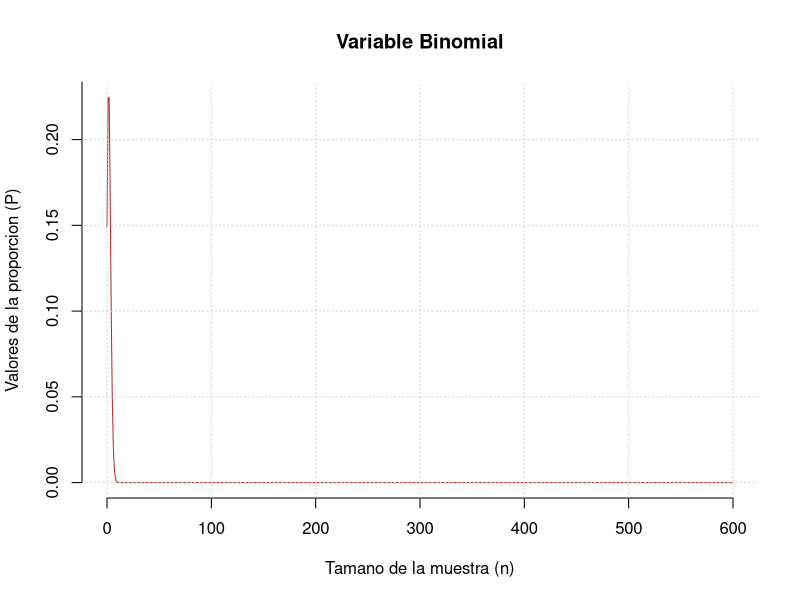
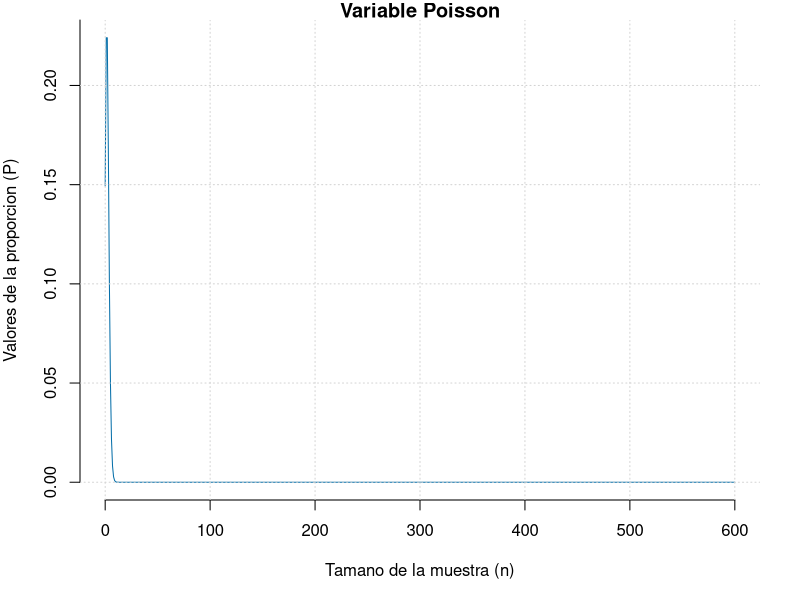
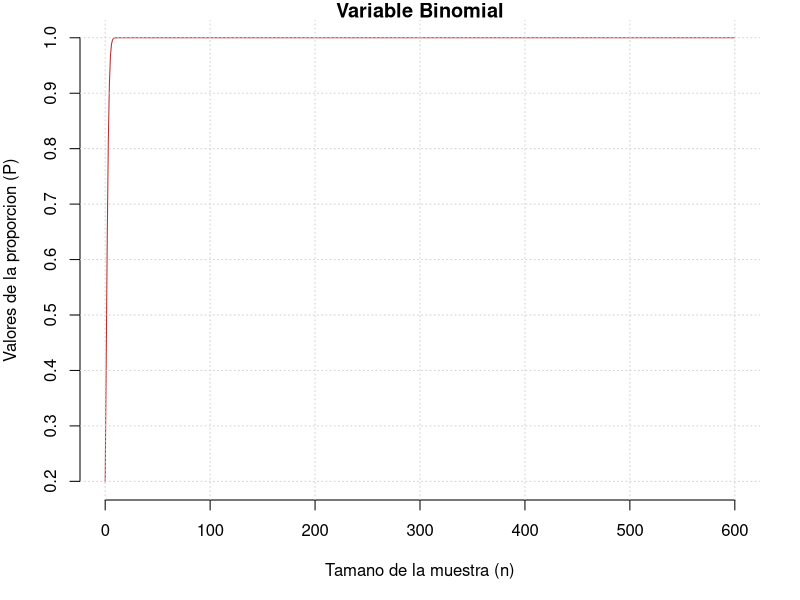
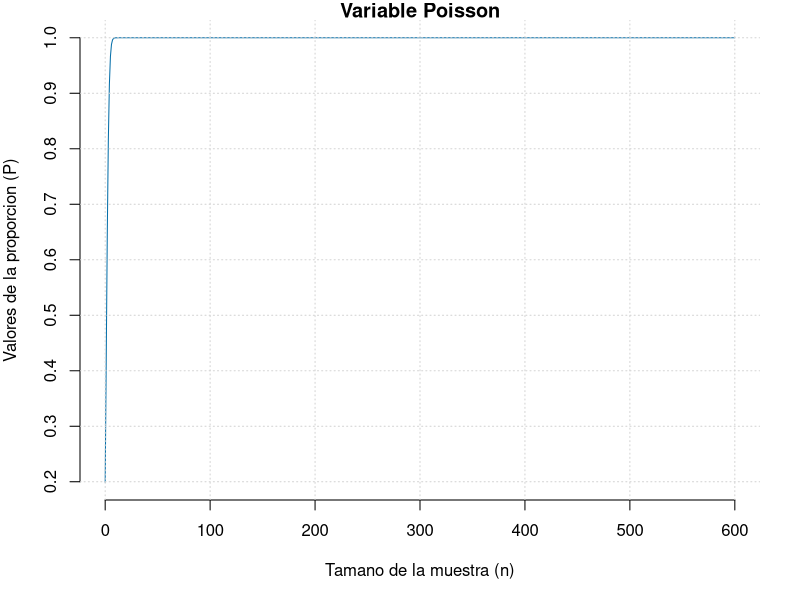

The R source for these figures, in order:
# ------------ Ejercicio a ------------ #
#Muestra
n <- 600

# Probabilidad de personas 
# con daltonismo
p <- 0.005

# En este caso, lambda = np
lambda <- n * p

# Valores para x buscando P(X = x)
print("Ejercicio 2. a)")
for (x in 0:10) {
    print(paste0("Binomial: P(X=", x, ") = ",
    	dbinom(x, n, p, log = FALSE)))

    print(paste0("Poisson: P(X=", x, ") = ",
    	dpois(x, lambda)))

    print(paste0("Diferencia: ",
    	abs(dbinom(x, n, p, log = FALSE) - dpois(x, lambda))))
}
cat("\n")
# ------------------------------------- #

# ------------ Ejercicio c ------------ #
# Muestra
n <- 600

# Probabilidad de personas 
# con daltonismo
p <- 0.005

# En este caso, lambda = np
lambda <- n * p

# Valores para x buscando P(X = x)
print("Ejercicio 2. c)")
for (x in 0:10) {
    print(paste0("Binomial: P(X=", x, ") = ",
    	pbinom(x, n, p, log = FALSE)))

    print(paste0("Poisson: P(X<=", x, ") = ",
    	ppois(x, lambda)))
}
cat("\n")
# ------------------------------------- #

# ------------ Ejercicio e ------------ #
x <- seq(0, 600, 1)

ps <- matrix(NA, nrow = 2, ncol = length(x))

for(i in 1:length(x)) {
    ps[1, i] <- dbinom(i, n, p)
}
for(i in 1:length(x)) {
    ps[2, i] <- dpois(i, lambda)
}

colors <- c("#b82c2c", "#066fa9")

# --- Grafica Binomial --- #
plot(x = x, y = ps[1,], type = "l", col = colors[1],
     xlab = "", ylab = "", axes = FALSE,
     main = "Variable Binomial")

x.axis <- seq(0, 600, 100)
y.axis <- seq(0, 0.25, 0.05)
axis(1, at = x.axis)
axis(2, at = y.axis)

title(xlab="Tamano de la muestra (n)",
	col.lab=rgb(0,0,0))
title(ylab = "Valores de la proporcion (P)",
	col.lab = rgb(0,0,0))

abline(v = x.axis, col = "lightgray", lty = "dotted")
abline(h = y.axis, col = "lightgray", lty = "dotted")

# legend("topright",
#        legend = c("P(X = x)"),
#        xpd = TRUE,
#        inset = c(0, 0),
#        bty = "n",
#        fill = colors[1],
#        cex = 0.8,
#        x.intersp = 0.5,
#        y.intersp = 0.7,
#        title = "Probabilidades puntuales")
par(mar = c(5, 4, 1, 2))
# --- /Grafica Binomial --- #

# --- Grafica Poisson --- #
plot(x = x, y = ps[2,], type = "l", col = colors[2],
     xlab = "", ylab = "", axes = FALSE,
     main = "Variable Poisson")

x.axis <- seq(0, 600, 100)
y.axis <- seq(0, 0.25, 0.05)
axis(1, at = x.axis)
axis(2, at = y.axis)

title(xlab="Tamano de la muestra (n)",
	col.lab=rgb(0,0,0))
title(ylab = "Valores de la proporcion (P)",
	col.lab = rgb(0,0,0))

abline(v = x.axis, col = "lightgray",lty = "dotted")
abline(h = y.axis, col = "lightgray", lty = "dotted")

# legend("topright",
#        legend = c("P(X <= x)"),
#        xpd = TRUE,
#        inset = c(0, 0),
#        bty = "n",
#        fill = colors[2],
#        cex = 0.8,
#        x.intersp = 0.5,
#        y.intersp = 0.7,
#        title = "Probabilidades acumuladas")
par(mar = c(5, 4, 1, 2))
# --- /Grafica Poisson --- #
# par(mfrow=c(1,2), mai = c(0.8, 0.8, 0.2, 0.2))
# ------------------------------------- #

# ------------ Ejercicio f ------------ #
ps <- matrix(NA, nrow = 2, ncol = length(x))

for(i in 1:length(x)) {
    ps[1, i] <- pbinom(i, n, p)
}
for(i in 1:length(x)) {
    ps[2, i] <- ppois(i, lambda)
}

# --- Grafica Binomial --- #
plot(x = x, y = ps[1,], type = "l", col = colors[1],
     xlab = "", ylab = "", axes = FALSE,
     main = "Variable Binomial")

x.axis <- seq(0, 600, 100)
y.axis <- seq(0.2, 1, 0.1)
axis(1, at = x.axis)
axis(2, at = y.axis)

title(xlab="Tamano de la muestra (n)",
	col.lab=rgb(0,0,0))
title(ylab = "Valores de la proporcion (P)",
	col.lab = rgb(0,0,0))

abline(v = x.axis, col = "lightgray", lty = "dotted")
abline(h = y.axis, col = "lightgray", lty = "dotted")
# --- /Grafica Binomial --- #

# --- Grafica Poisson --- #
plot(x = x, y = ps[2,], type = "l", col = colors[2],
     xlab = "", ylab = "", axes = FALSE,
     main = "Variable Poisson")

x.axis <- seq(0, 600, 100)
y.axis <- seq(0.2, 1, 0.1)
axis(1, at = x.axis)
axis(2, at = y.axis)

title(xlab="Tamano de la muestra (n)",
	col.lab=rgb(0,0,0))
title(ylab = "Valores de la proporcion (P)",
	col.lab = rgb(0,0,0))

abline(v = x.axis, col = "lightgray", lty = "dotted")
abline(h = y.axis, col = "lightgray", lty = "dotted")
# --- /Grafica Poisson --- #
par(mfrow=c(1,2), mai = c(0.8, 0.8, 0.2, 0.2))
# ------------------------------------- #